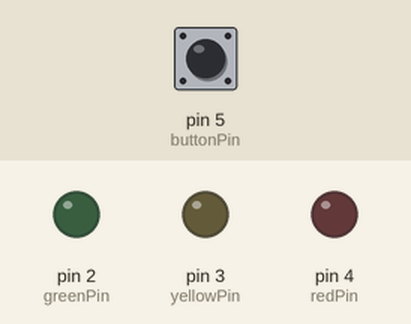
This sketch was run on a simulated Arduino Uno, built with avr-gcc and run on an emulated ATmega328P. Parts: output pins drawn as LEDs (lit = HIGH). Dashed ring = blinking. The test bench sets the inputs (shaded band); at power-on: pin 5 (buttonPin) LOW.

Above: at 1.2 s.
1.3 s: pin 5 (buttonPin) pulled HIGH for 3.2 s
At 5.2 s:
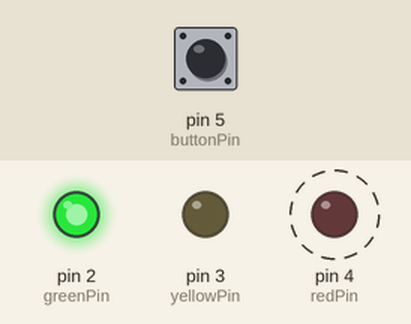
6.0 s: pin 5 (buttonPin) pulled HIGH for 0.15 s
At 6.5 s:
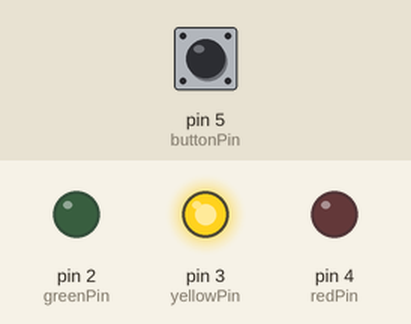
7.6 s: pin 5 (buttonPin) pulled HIGH for 1 s
At 9.3 s:
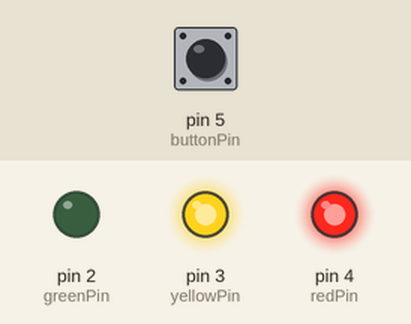
Timing chart, 0 to 10.8 s (numbered marks = the images above; inputs shaded):
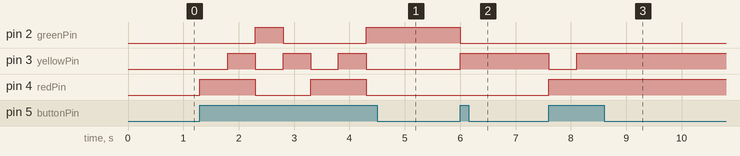

The sketch:

traffic_signal.ino
```cpp
// Project 5

int redPin = 4;
int yellowPin = 3;
int greenPin = 2;
int buttonPin = 5;

int state = 0;

void setup()
{
  pinMode(redPin, OUTPUT);
  pinMode(yellowPin, OUTPUT);
  pinMode(greenPin, OUTPUT);
  pinMode(buttonPin, INPUT);
}

void loop()
{
  if (digitalRead(buttonPin))
  {
    if (state == 0)
    {
      setLights(HIGH, LOW, LOW); //red
      state = 1;
    }
    else if (state == 1)
    {
      setLights(HIGH, HIGH, LOW); //red, yello
      state = 2;
    }
    else if (state == 2)
    {
      setLights(LOW, LOW, HIGH); //green
      state = 3;
    }
    else if (state == 3)
    {
      setLights(LOW, HIGH, LOW); //yello
      state = 0;
    }
    delay(500);
  }
}

void setLights(int red, int yellow, int green)
{
  digitalWrite(redPin, red);
  digitalWrite(yellowPin, yellow);
  digitalWrite(greenPin, green);
}
```

Measured:
- after the input at 1.3 s, pin 2 (greenPin): LOW → HIGH after 1.0 s, → LOW 0.50 s later, → HIGH 1.5 s later; pin 3 (yellowPin): alternates HIGH for 0.50 s and LOW for 0.50 s, 6 changes in all, then stays LOW, starting after 0.50 s; pin 4 (redPin): alternates HIGH for 1.0 s and LOW for 1.0 s, starting at once
- after the input at 6.0 s, pin 2 (greenPin): HIGH → LOW at once; pin 3 (yellowPin): LOW → HIGH at once
- after the input at 7.6 s, pin 3 (yellowPin): HIGH → LOW at once, → HIGH 0.50 s later; pin 4 (redPin): LOW → HIGH at once
